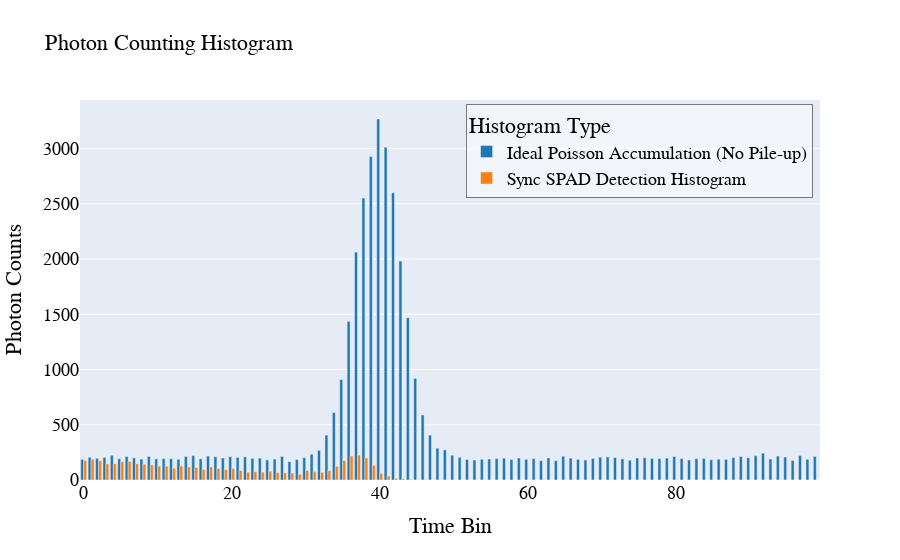

The notebook cell this image was saved under:
### Code cell
import src.GatingAlgo as ga
import matplotlib.pyplot as plt

plt.rcParams['font.sans-serif'] = ['Heiti TC', 'Arial']  # 中文使用黑体，英文使用Arial
plt.rcParams['font.family'] = ['sans-serif']  # 优先使用无衬线字体
plt.rcParams['axes.unicode_minus'] = False

# 参数设置
num_bins = 100
pulse_pos = 40
pulse_width = 3
signal_strength = 0.6
bg_strength = 0.04
num_cycles = 5000

# 创建GatingAlgorithm实例
gating_algo = ga.GatingAlgorithm(num_bins, pulse_pos, pulse_width, signal_strength, bg_strength, num_cycles)

# 模拟理想泊松检测
ideal_hist = gating_algo.simulate_ideal_poisson()

# 模拟同步SPAD检测
sync_hist = gating_algo.simulate_sync_spad()

# 计算检测概率
Pi = gating_algo.calculate_detection_probability()

# 绘图

gating_algo.plot_hist_plotly()

### Figure 1 — Plotly figure (JSON) as saved in the notebook; plotly's stock layout.template omitted (floating-point values rounded to 4 significant figures)
{"data": [{"marker": {"color": "#1f77b4"}, "name": "Ideal Poisson Accumulation (No Pile-up)", "type": "bar", "x": [0, 1, 2, 3, 4, 5, 6, 7, 8, 9, 10, 11, 12, 13, 14, 15, 16, 17, 18, 19, 20, 21, 22, 23, 24, 25, 26, 27, 28, 29, 30, 31, 32, 33, 34, 35, 36, 37, 38, 39, 40, 41, 42, 43, 44, 45, 46, 47, 48, 49, 50, 51, 52, 53, 54, 55, 56, 57, 58, 59, 60, 61, 62, 63, 64, 65, 66, 67, 68, 69, 70, 71, 72, 73, 74, 75, 76, 77, 78, 79, 80, 81, 82, 83, 84, 85, 86, 87, 88, 89, 90, 91, 92, 93, 94, 95, 96, 97, 98, 99], "y": [187, 205, 196, 204, 223, 192, 213, 200, 189, 214, 191, 193, 193, 187, 214, 221, 191, 216, 211, 199, 211, 204, 209, 196, 198, 182, 189, 214, 165, 186, 202, 233, 268, 406, 610, 908, 1435, 2062, 2551, 2927, 3267, 3012, 2599, 1981, 1468, 919, 589, 406, 288, 273, 224, 205, 185, 181, 188, 190, 194, 197, 185, 199, 187, 194, 175, 200, 175, 215, 198, 187, 182, 195, 207, 209, 203, 191, 179, 200, 202, 195, 194, 198, 212, 194, 181, 193, 195, 183, 188, 187, 204, 213, 201, 220, 243, 190, 217, 208, 177, 221, 188, 213]}, {"marker": {"color": "#ff7f0e"}, "name": "Sync SPAD Detection Histogram", "type": "bar", "x": [0, 1, 2, 3, 4, 5, 6, 7, 8, 9, 10, 11, 12, 13, 14, 15, 16, 17, 18, 19, 20, 21, 22, 23, 24, 25, 26, 27, 28, 29, 30, 31, 32, 33, 34, 35, 36, 37, 38, 39, 40, 41, 42, 43, 44, 45, 46, 47, 48, 49, 50, 51, 52, 53, 54, 55, 56, 57, 58, 59, 60, 61, 62, 63, 64, 65, 66, 67, 68, 69, 70, 71, 72, 73, 74, 75, 76, 77, 78, 79, 80, 81, 82, 83, 84, 85, 86, 87, 88, 89, 90, 91, 92, 93, 94, 95, 96, 97, 98, 99], "y": [175, 188, 175, 145, 147, 167, 168, 148, 143, 137, 126, 127, 106, 127, 119, 114, 96, 120, 105, 94, 104, 86, 71, 75, 71, 79, 67, 64, 63, 53, 86, 76, 70, 86, 125, 176, 217, 225, 200, 133, 62, 36, 15, 11, 6, 2, 3, 0, 1, 1, 0, 0, 0, 0, 1, 0, 0, 0, 0, 0, 1, 0, 1, 0, 0, 0, 0, 0, 0, 0, 0, 1, 0, 0, 0, 0, 0, 0, 0, 0, 1, 0, 0, 0, 0, 0, 0, 1, 0, 0, 0, 0, 0, 0, 1, 0, 0, 0, 0, 0]}], "layout": {"barmode": "group", "font": {"color": "Black", "family": "Arial, sans-serif", "size": 18}, "legend": {"bgcolor": "rgba(255,255,255,0.5)", "bordercolor": "rgba(0,0,0,0.5)", "borderwidth": 1, "title": {"text": "Histogram Type"}, "x": 0.99, "xanchor": "right", "y": 0.99, "yanchor": "top"}, "title": {"font": {"color": "Black", "family": "Arial, sans-serif", "size": 22}, "text": "Photon Counting Histogram"}, "xaxis": {"title": {"text": "Time Bin"}}, "yaxis": {"title": {"text": "Photon Counts"}}}}
